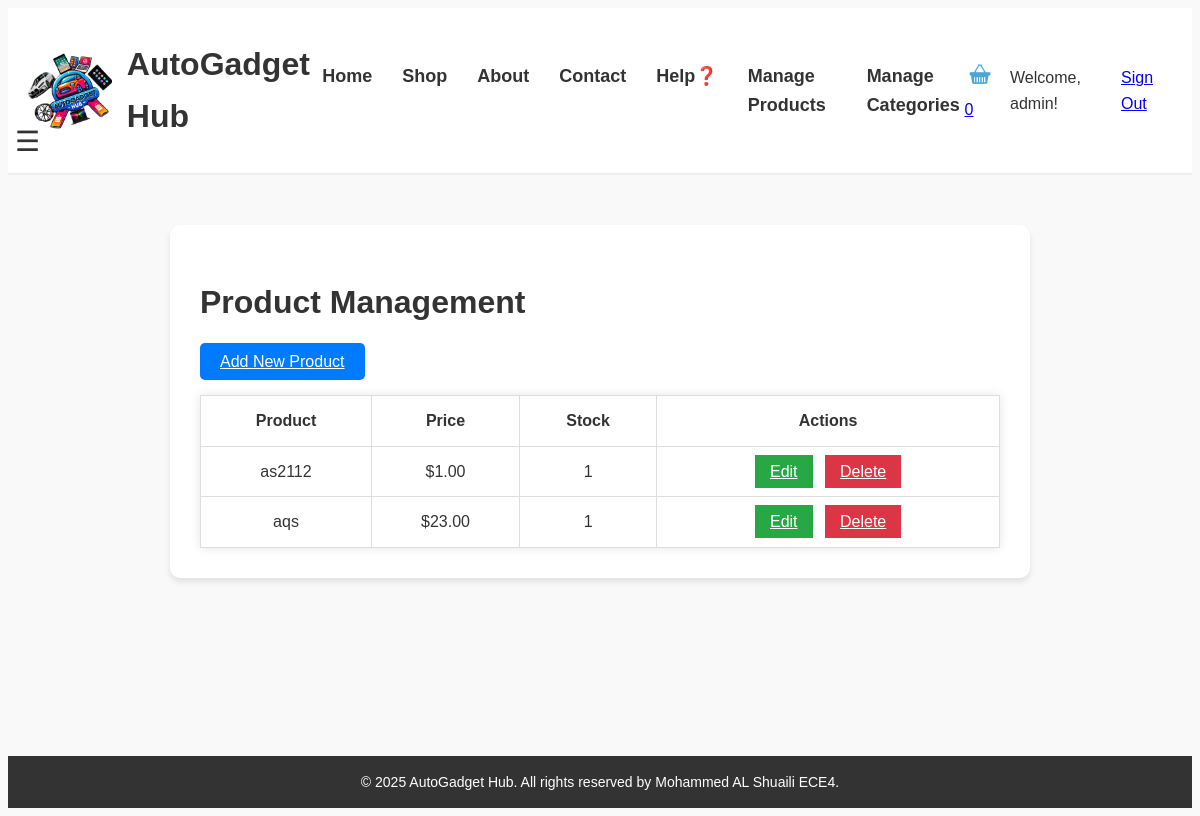
Screenshot of /staff/products/ (signed in) with the database file from the repository.
### myapp/models.py (models this page shows, shortened)
class Product(models.Model):
    category = models.ForeignKey(ProductCategory, on_delete=models.SET_NULL, null=True, blank=True)
    name = models.CharField(max_length=200)
    description = models.TextField()
    product_code = models.CharField(max_length=50, unique=True)
    image = models.ImageField(upload_to='product_images/')
    price = models.DecimalField(max_digits=10, decimal_places=2)
    stock = models.PositiveIntegerField(default=0)
    created_at = models.DateTimeField(auto_now_add=True)

### myapp/views.py (the view)
# urls.py: path('staff/products/', views.manage_products, name='manage_products'),
@staff_member_required
def manage_products(request):
    products = Product.objects.all()
    return render(request, 'myapp/staff/products.html', {'products': products})

### myapp/templates/myapp/staff/products.html (shortened to what this page needs)
{% extends "myapp/base.html" %}
{% block content %}
<div class="staff-container">
    <h1>Product Management</h1>
    <div class="actions">
        <a href="{% url 'add_product' %}" class="btn-primary">Add New Product</a>
    </div>
    <table class="product-list">
        <thead>
            <tr>
                <th>Product</th>
                <th>Price</th>
                <th>Stock</th>
                <th>Actions</th>
            </tr>
        </thead>
        <tbody>
            {% for product in products %}
            <tr>
                <td>{{ product.name }}</td>
                <td>${{ product.price }}</td>
                <td>{{ product.stock }}</td>
                <td>
                    <a href="{% url 'edit_product' product.id %}" class="btn-edit">Edit</a>
                    <a href="{% url 'delete_product' product.id %}" class="btn-delete"
                       onclick="return confirm('Delete this product?')">Delete</a>
                </td>
            </tr>
            {% empty %}
            <tr>
                <td colspan="4">No products found</td>
            </tr>
            {% endfor %}
        </tbody>
    </table>
</div>
{% endblock %}

### myapp/templates/myapp/base.html (shortened to what this page needs)
<!DOCTYPE html>
<html lang="en">
<head>
    {% load static %}
    <link rel="stylesheet" href="{% static 'myapp/css/header_mainBody.css' %}">
    <link rel="stylesheet" href="{% static 'myapp/css/staff.css' %}">
</head>
<body>
    <header>
        <div>
            <img src="{% static 'myapp/images/my_logo.png' %}" alt="AutoGadget Hub Logo">
            <h1>AutoGadget Hub</h1>
        </div>
        <nav>
            <a href="{% url 'home' %}">Home</a>
            <a href="{% url 'shop' %}">Shop</a>
            <a href="{% url 'about' %}">About</a>
            <a href="{% url 'contact' %}">Contact</a>
            <a href="{% url 'help' %}">Help❓</a>
            {% if user.is_staff %}
            <a href="{% url 'manage_products' %}">Manage Products</a>
            <a href="{% url 'manage_categories' %}">Manage Categories</a>
            {% endif %}
        </nav>
        <div class="auth-section">
            <a href="{% url 'cart' %}" class="cart-link">
                <img src="{% static 'myapp/images/shopping_cart.png' %}" alt="Cart">
                <span class="cart-count">
                    {% if user.is_authenticated %}{{ user.cartitem_set.count }}{% else %}0{% endif %}
                </span>
            </a>
            {% if user.is_authenticated %}
            <span>Welcome, {{ user.username }}!</span>
            <a href="{% url 'signout' %}">Sign Out</a>
            {% else %}
            <a href="{% url 'signin' %}">Sign In</a>
            <a href="{% url 'signup' %}">Sign Up</a>
            {% endif %}
        </div>
    </header>
    <main>
        <div class="menu-trigger">
            <div class="hamburger">☰</div>
        </div>
        {% block content %}{% endblock %}
    </main>
    <footer>
        <p>&copy; 2025 AutoGadget Hub. All rights reserved by Mohammed AL Shuaili ECE4.</p>
    </footer>
</body>
</html>

### myapp/static/myapp/css/header_mainBody.css (style rules this page uses)
body { font-family: Arial, sans-serif; background-color: #f9f9f9; color: #333; line-height: 1.6; }
header { background-color: #fff; border-bottom: 2px solid #eee; padding: 10px 20px; display: flex; justify-content: space-between; align-items: center; }
header div:first-child { display: flex; align-items: center; }
header div:first-child img { height: 80px; margin-right: 15px; }
header nav { display: flex; gap: 30px; }
header nav a { color: #333; text-decoration: none; font-size: 18px; font-weight: bold; padding: auto; }
header div:last-child { display: flex; align-items: center; gap: 10px; }
header div:last-child img { height: 30px; width: 30px; }
.hamburger { font-size: 28px; cursor: pointer; padding: 10px; position: fixed; top: 110px; left: 5px; transition: 0.3s; }

### myapp/static/myapp/css/staff.css (style rules this page uses)
body { display: flex; flex-direction: column; min-height: 100vh; }
.staff-container { max-width: 800px; margin: 50px auto; background: #fff; border-radius: 10px; box-shadow: 0 4px 6px rgba(0, 0, 0, 0.1); padding: 30px; }
.btn-primary { background-color: #007BFF; color: white; padding: 10px 20px; border: none; border-radius: 5px; cursor: pointer; font-size: 16px; }
.btn-edit { background-color: #28a745; color: white; padding: 8px 15px; margin-right: 8px; }
.btn-delete { background-color: #dc3545; color: white; padding: 8px 15px; }
.product-list { width: 100%; border-collapse: collapse; margin-top: 20px; font-family: Arial, sans-serif; background-color: #fff; box-shadow: 0 0 10px rgba(0, 0, 0, 0.1); }
.product-list th, .product-list td { border: 1px solid #ddd; padding: 12px; text-align: center; }
footer { background-color: #333; color: #fff; text-align: center; padding: 15px 0; width: 100%; margin-top: auto; }
footer p { font-size: 14px; margin: 0; }

### rows the page displays
Product: name "as2112", price "1.00", stock "1"
Product: name "aqs", price "23.00", stock "1"

### other values shown
{{ user.cartitem_set.count }} "0"
{{ user.username }} "admin"
